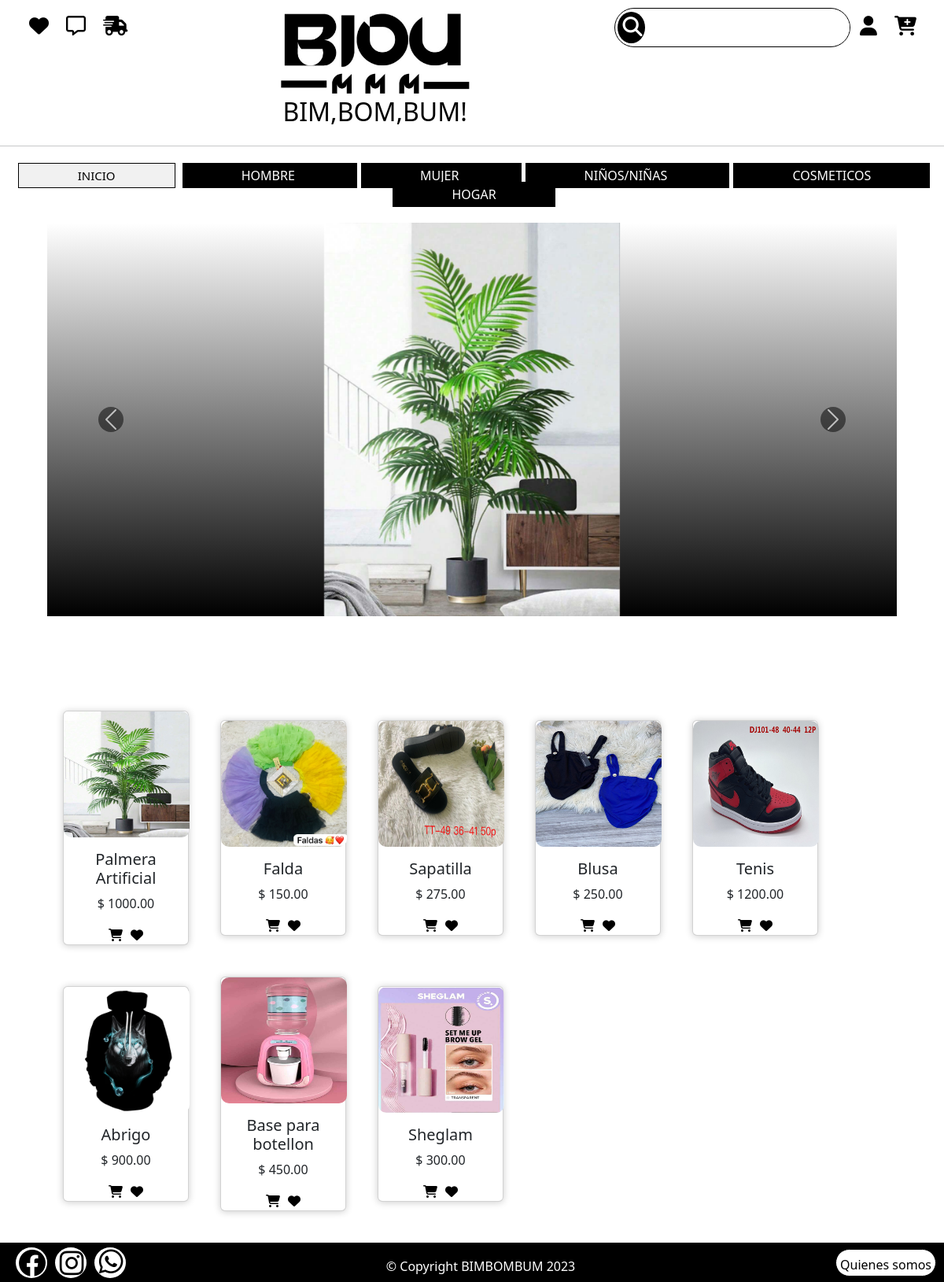
Before: /usuario/cardprincipal/ with the older database file.
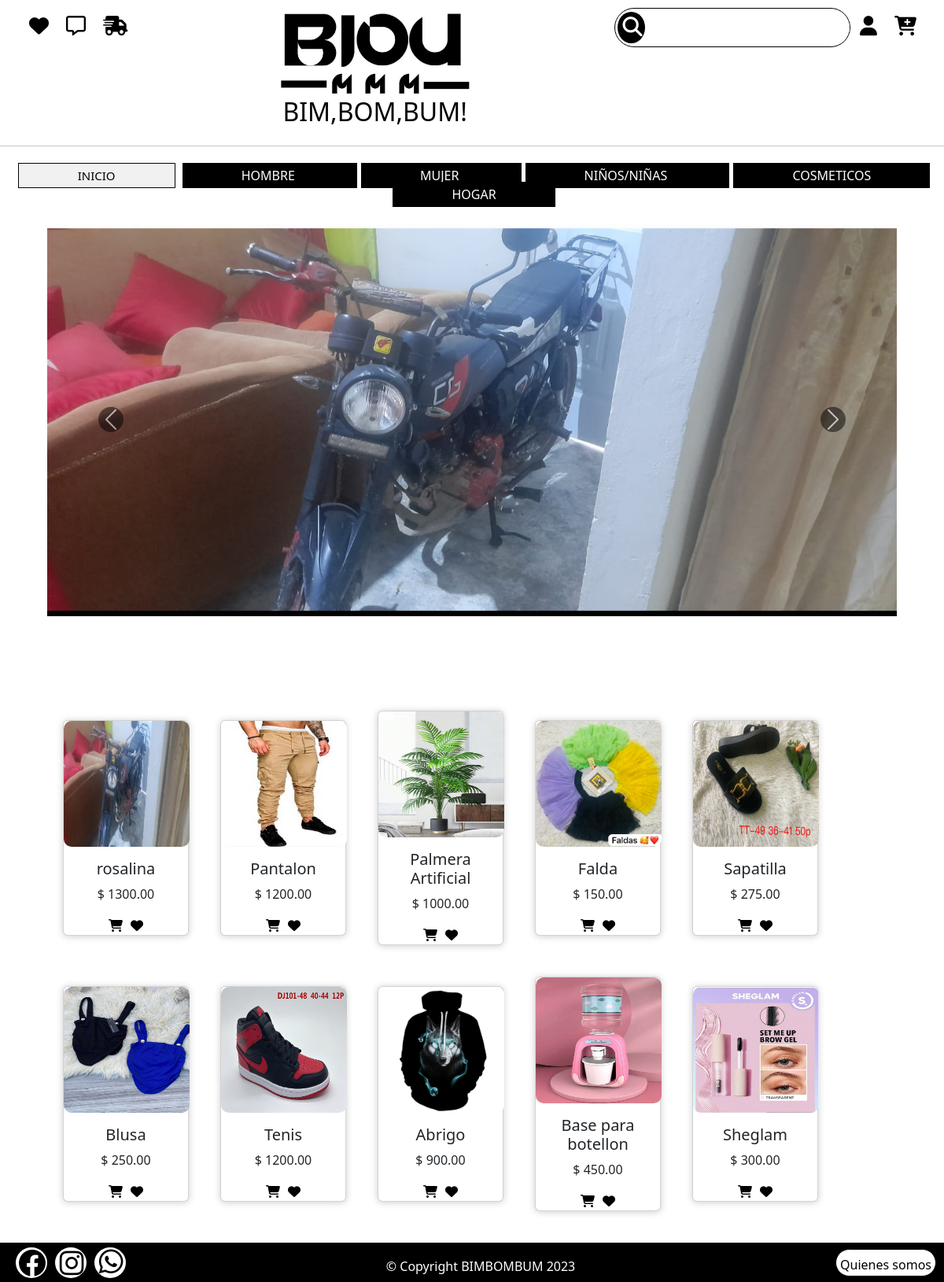
After: the same page with the newer database file.
### usuario/models.py (models this page shows, shortened)
class Categoria(models.Model):
    nombre = models.CharField(max_length=100)
    activo = models.BooleanField(default=True)

class Producto(models.Model):
    id_producto = models.AutoField(primary_key= True)
    nombre = models.CharField(max_length=100)
    descripcion = models.CharField(max_length=200)
    material = models.CharField(max_length=100, default='N/A')
    zise1 = models.TextField(default="", help_text="Tallas separadas por coma: S,M,L")
    colores = models.TextField(default="", help_text="colores separados por coma: rojo,azul,verde")
    imagen = models.ImageField(upload_to='static/')
    categoria = models.ForeignKey(Categoria,on_delete=models.CASCADE)
    precio = models.DecimalField(max_digits=10,decimal_places=2, default='')
    stock = models.IntegerField(default=0)
    activo = models.BooleanField(default=True)

### usuario/views.py (the view)
# urls.py: path('cardprincipal/', views.cardprincipal_view.as_view(), name='cardprincipal'),
class cardprincipal_view(View):
    def get(self, request):
        product = Producto.objects.filter(activo=True)
        producto_r = list(product)[::-1]
        carrusel = Producto.objects.order_by('-id_producto')[:3]
        return render(request, 'pantallas_usuarios/cardprincipal.html', {'producto_r': producto_r, 'carrusel':carrusel,})

### usuario/context_processors.py (called while the page is built, shortened)
def categorias_disponibles(request):
    categorias = Categoria.objects.filter(activo=True)
    return{'categorias':categorias}

def barra_busqueda_context(request):
    query = request.GET.get('buscar', '').strip()
    productos_resultado = []
    print(productos_resultado)
    return {
        'buscar_query': query,
        'resultados_busqueda': productos_resultado
    }

def cart_context(request):
    return{
        'cart': Cart(request),
    }

### Template/pantallas_usuarios/cardprincipal.html (shortened to what this page needs)
{% extends "app.html"%}
{% load static %}
{% block content %}
    <link href="https://cdn.jsdelivr.net/npm/bootstrap@5.3.0/dist/css/bootstrap.min.css" rel="stylesheet"
>
    <link rel="stylesheet" href="https://cdnjs.cloudflare.com/ajax/libs/font-awesome/6.4.0/css/all.min.css">
    <link rel="stylesheet" href="{% static 'card.css' %}">
    {% include "carrusel.html" %}
    <section class="seccion_ropa">
            <div class="contenedor">
                {% for producto in producto_r %}
                    <div class="card">
                        <figure>
                            <a href="{% url 'cart:detallesProductos' producto.id_producto%}">
                                <img src="{{ producto.imagen.url}} " alt="{{ producto.nombre }}">
                            </a>
                        </figure>
                        <h5 class="nombre_articulo">{{ producto.nombre }}</h5>
                        <p class="precio">$ {{ producto.precio }}</p>
                        <div class="inform">
                            <form method="POST" action="{% url 'cart:agregar_al_carrito' producto.id_producto %}">
                                <button type="submit" class="boton-lista-megusta">
                                    <i class="fa-solid fa-cart-shopping " id="carito"></i>
                                </button>
                            </form>
                            <form method="POST" action="{% url 'cart:agregar_a_lista_me_gusta' producto.id_producto %}">
                                <button type="submit" class="boton-lista-megusta">
                                    <i class="fa-solid fa-heart" id="corazon"></i>
                                </button>
                            </form>
                        </div>
                    </div>
                {% endfor %}
            </div>
    </section>
{% endblock %}

### Template/app.html (shortened to what this page needs)
{% load static %}
<!DOCTYPE html>
<html lang="en">
<head>
    <link href="https://cdn.jsdelivr.net/npm/bootstrap@5.3.0/dist/css/bootstrap.min.css" rel="stylesheet"
>
   <link rel="stylesheet" href="{% static 'app.css'%}">
</head>
<body>
    {% include "cabecera.html" %}
    <div>
        {% block content %}
        {% endblock %}
        {% include "pie.html" %}
    </div>
</body>
</html>

### Template/cabecera.html (shortened to what this page needs)
{% load static %}
    <link rel="stylesheet" href="https://cdnjs.cloudflare.com/ajax/libs/font-awesome/6.4.0/css/all.min.css">
    <link rel="stylesheet" href="/static/cabecera.css">
    <div id="elederecha">
        <form action="{% url 'cart:resultado_busqueda'%}" method="GET">
            <div class="buscador">
                <button class="boton_buscar" type="submit">
                    <i class="fa-solid fa-magnifying-glass"></i>
                </button>
                <input type="text" name="buscar" id="buscar" value="{{ request.GET.buscar}}" class="input_buscador">
            </div>
        </form>
            {% if user.is_authenticated %}
                <ul class="menu-horisontal">
                    <li>
                        <a href="">
                            <i class="fa-solid fa-user"></i>
                        </a>
                        <ul class="menu-vertical">
                            <li>
                                <a href="#">{{ user.nombre }}</a>
                            </li>
                            <li>
                                <a href="{% url 'cart:logout' %}">Cerrar sesión</a>
                            </li>
                        </ul>
                    </li>
                </ul>
            {% else %}
                <ul class="menu-horisontal">
                    <li>
                        <a href="">
                            <i class="fa-solid fa-user"></i>
                        </a>
                    </li>
                </ul>
            {% endif%}
        <a href="{% url 'cart:carrito'%}">
            <i class="fa-solid fa-cart-plus"></i>
        </a>
    </div>
    <div id="eleIzquierda">
        <a href="{% url 'cart:lista_megusta'%}">
            <i class="fa-solid fa-heart"></i>
        </a>
        <a href="{% url 'cart:pantallaMensajes'%}">
            <i class="fa-regular fa-message"></i>
        </a>
        <a href="{%url 'cart:estado_pedidos'%}">
            <i class="fa-solid fa-truck-fast"></i>
        </a>
    </div>
    <div id="logo" class="nombre">
        <a href="{% url 'cart:cardprincipal'%}">
            <img class="logo" src="/static/logos/Blou mmm.jpeg" alt="logo">
            <h2 class="titulo">BIM,BOM,BUM!</h2>
        </a>
    </div>
<hr>
<nav class="nav_menu">
    <div class="navegacion">
        <a href="{% url 'cart:cardprincipal'%}" class="{% if not categoria %}activo{% endif %}">INICIO</a>
        {% for cat in categorias %}
            <a href="{% url 'cart:categoria' cat.id %}" class="{% if categoria.id == cat.id %}activo{% endif %} catego">
                {{ cat.nombre|upper }}
            </a>
        {% endfor%}
    </div>
</nav>
<br>

### Template/carrusel.html (shortened to what this page needs)
{% load static %}
    <link rel="stylesheet" href="">
    <link href="https://cdn.jsdelivr.net/npm/bootstrap@5.3.0/dist/css/bootstrap.min.css" rel="stylesheet"
>
        <link rel="stylesheet" href="/static/carrusel.css">
        <div id="carouselExampleAutoplaying" class="carousel slide" data-bs-ride="carousel">
            <div class="carousel-inner">
                {% for carrus in carrusel %}
                    <div class="carousel-item {% if forloop.first %}active{% endif %}">
                    <img src="{{carrus.imagen.url}}" class="d-block w-100" alt="{{carrus.nombre}}">
                    </div>
                {% endfor %}
            </div>
            <button class="carousel-control-prev" type="button" data-bs-target="#carouselExampleAutoplaying" data-bs-slide="prev">
              <span class="carousel-control-prev-icon" aria-hidden="true"></span>
            </button>
            <button class="carousel-control-next" type="button" data-bs-target="#carouselExampleAutoplaying" data-bs-slide="next">
              <span class="carousel-control-next-icon" aria-hidden="true"></span>
            </button>
          </div>

### Template/pie.html
{% load static %}
<link rel="stylesheet" href="https://cdnjs.cloudflare.com/ajax/libs/font-awesome/6.4.0/css/all.min.css">
<link rel="stylesheet" href="/static/pie.css">
    <footer id="pie" class="pie_pagina">
        <div class="redes_sociales_padre">
            <div class="boton" >
                <div class="ico">
                    <a target="_blank" href="https://www.facebook.com/oliver.drullard">
                        <i class="fab fa-facebook" id="fat"></i>
                    </a>
                </div>
            </div>
            <div class="boton">
                <div class="ico">
                    <a target="_blank" href="https://www.instagram.com/drullardo/">
                        <i class="fab fa-instagram" id="inst"></i>
                    </a>
                </div>
            </div>
            <div class="boton">
                <div class="ico">
                    <a target="_blank" href="whatsapp://send?phone=+18292192389">
                        <i class="fab fa-whatsapp" id="what"></i>
                    </a>
                </div>
            </div>
        </div>
            <p class="informacion_empresa"> &copy; Copyright BIMBOMBUM 2023</p>
        <div class="quienes_somos">
            <a href="{% url 'cart:quienes_somos'%}" class="inform">
                Quienes somos
            </a>
        </div>
    </footer>

### static/app.css (style rules this page uses)
* { margin: 0; padding: 0; box-sizing: border-box; }
body { position: relative; padding-bottom: 50px; min-height: 100vh; }

### static/cabecera.css (style rules this page uses)
hr { color: #000000; }
a { text-decoration: none; }
#eleIzquierda { float: left; padding: 10px; text-decoration: none; margin-left: 15px; }
#elederecha { float: right; padding: 10px; margin-right: 15px; }
.nombre { display: grid; place-items: center; }
.logo { width: 250px; margin-top: 10px; }
hr { margin-top: 20px; }
.titulo { color: #000000; text-align: center; }
.navegacion a { margin-left: 5px; padding-left: 75px; padding-right: 75px; color: #ffffff; text-align: center; background-color: #000000; padding-top: 5px; transition: all 400ms ease; padding-bottom: 5px; }
.navegacion a.activo { border: 1px solid black; background-color: #cccccc46 ; color: #000000; font-size: 15px; }
.nav_menu { display: flex; text-align: center; align-items: center; justify-content: center; margin-top: 25px; }
#eleIzquierda a i { font-size: 25px; padding:10px; }
.menu-horisontal { list-style: none; justify-content: space-around; padding-left: 0; }
#elederecha { float: right; padding: 10px; margin-right: 15px; display: flex; }
#elederecha a i { font-size: 25px; padding:10px; }
a i { margin-left: 2px; font-size: 25px; color: #000000; float: left; }
.buscador { width: 300px; height: 50px; border-radius: 50px; border: 1px solid #000000; display: flex; align-items: center; }
.fa-magnifying-glass { font-size: 25px; margin-left: 3px; }
.input_buscador { width: 98%; height: 40px; border: none; border-radius: 50px; font-size: 25px; margin-left: 5px; }
.boton_buscar { border: none; background-color: #000; margin-left: 3px; border-radius: 50%; color: #fff; width: 40px; height: 40px; }

### static/card.css (style rules this page uses)
.seccion_ropa { margin-top: 100px; margin-bottom: 20px; }
.contenedor { width: 90%; margin: auto; }
.contenedor { display: flex; flex-wrap: wrap; max-width: 1100px; margin-top: 40px; text-align: center; align-items: center; }
.card { width: 10rem; margin: 20px; border-radius: 10px; background: #ffffff; box-shadow: 0px 1px 10px rgba(0,0,0,0.2); cursor: default; transition: all 400ms ease; }
figure img { width: 10rem; height: 10rem; border-radius: 10px; }
i { transition: all 400ms ease; }
.boton-lista-megusta { border: none; background-color: #fff; }
#pie { width: 100% m !important; height: 50px; }
.inform { display: flex; gap: 10px; text-align: center; justify-content: center; }

### static/carrusel.css (style rules this page uses)
.carousel { width: 90%; min-width: 1000px; margin: auto; background: linear-gradient(#ffffff,#000000); }
.carousel-item { width: 100%; height: 500px; position: relative; }
.d-block { width: 100%; height: 100%; object-fit: contain; object-position: center; }
.carousel-control-prev-icon { border-radius: 50px; background-color: #000000; }
.carousel-control-next-icon { border-radius: 50px; background-color: #000000; }

### static/pie.css (style rules this page uses)
.pie_pagina { background-color: #000000; padding: 10px; margin-top: 20px; height: 50px; position: absolute; margin-bottom: 0; width: 100%; text-align: center; display: flex; align-items: center; justify-content: center; }
.redes_sociales_padre { margin-right: auto; display: flex; }
.boton { margin-left: 10px; width: 40px; border-radius: 50%; background-color: #ffffff; transition: all 0.3s ease-out; }
.quienes_somos { height: 35px; border: 1px solid black; border-radius: 50px; padding: 5px; background-color: #ffffff; transition: all 0.3s ease-out; margin-left: auto; display: flex; align-items: center; justify-content: center; }
.quienes_somos { padding-bottom: 0px; }
.pie_pagina { position: absolute; bottom: 0; width: 100%; }
a { margin-bottom: 0; text-decoration: none; color: black; }
.ico i { font-size: 35px; }
.ico { display: flex; justify-content: center; align-items: center; }
#fat { padding: 2px; }
#inst { padding: 2px; }
.informacion_empresa { padding-top: 10px; color: #ffffff; margin: 0; }

Changed rows visible on the page:
added Producto: imagen (picture), nombre "rosalina", precio "1300.00"
added Producto: imagen (picture), nombre "Pantalon", precio "1200.00"
